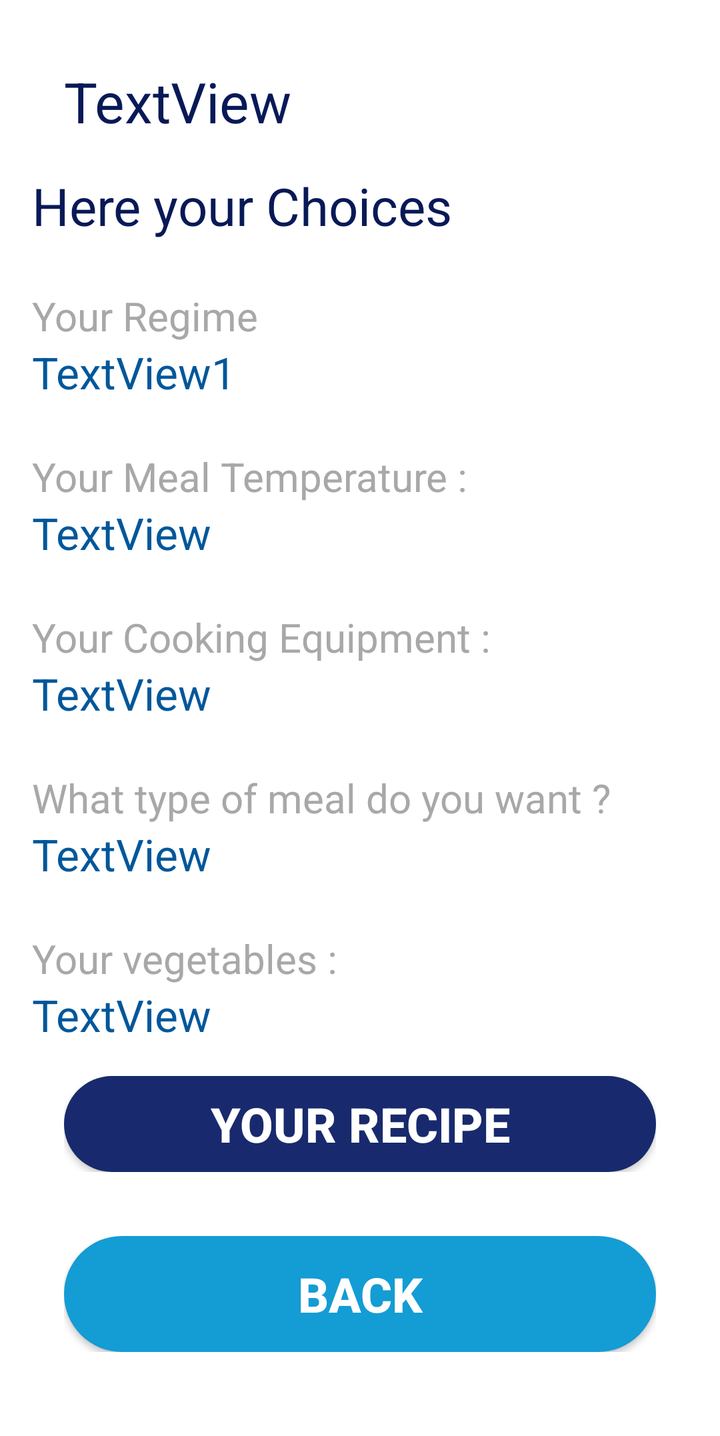
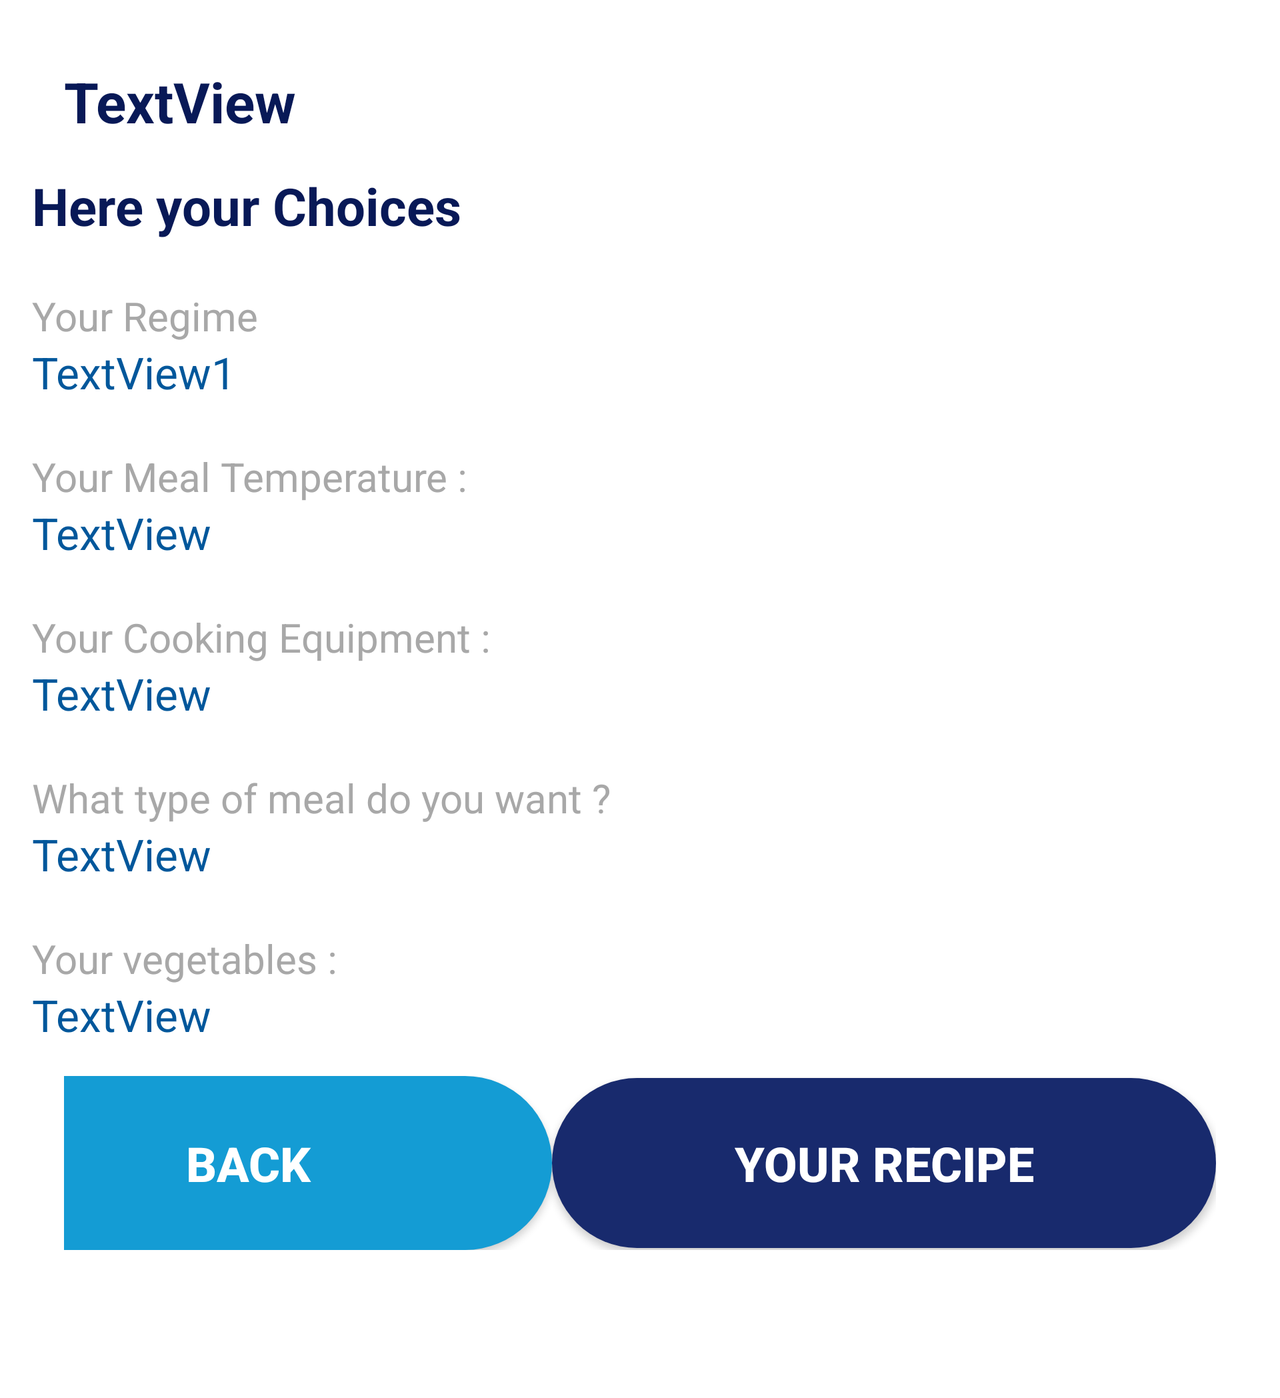

First picture: res/layout/ on a phone held upright. Second picture: the repository's own variant of that layout, on a device whose configuration matches the variant's folder. Source for both follows.
<!-- AndroidManifest.xml: application theme Theme.ProjetAndroid_Recettes -->
<!-- res/layout/activity_all_choice.xml -->
<?xml version="1.0" encoding="utf-8"?>
<ScrollView
    xmlns:android="http://schemas.android.com/apk/res/android"
    xmlns:app="http://schemas.android.com/apk/res-auto"
    xmlns:tools="http://schemas.android.com/tools"
    android:layout_width="match_parent"
    android:layout_height="match_parent"
    style="@style/scrollMain">


    <LinearLayout
        android:layout_width="match_parent"
        android:layout_height="wrap_content"
        android:orientation="vertical"
        android:padding="16dp">
    <LinearLayout
        android:layout_width="match_parent"
        android:layout_height="wrap_content"
        android:orientation="horizontal"
        android:gravity="right"
        android:padding="16dp">
        <TextView
            android:id="@+id/idProfil"
            android:layout_width="match_parent"
            android:drawableStart="@drawable/ic_person"
            android:layout_height="wrap_content"
            android:textSize="28sp"
            android:textColor="@color/bg_txtTitle"
            android:text="TextView" />
        </LinearLayout>

        <TextView
            android:id="@+id/AllChoice"
            android:layout_width="wrap_content"
            android:layout_height="wrap_content"
            android:text="@string/AllChoice"
            android:textSize="26sp"
            android:textColor="@color/bg_txtTitle"
            app:layout_constraintEnd_toEndOf="parent"
            app:layout_constraintStart_toStartOf="parent"
            app:layout_constraintTop_toTopOf="parent" />
        <TextView
            android:id="@+id/lblRegimeChoice"
            android:text="@string/lblRegimeChoice"
            style="@style/labelCard"
            app:layout_constraintEnd_toEndOf="parent"
            app:layout_constraintHorizontal_bias="0.498"
            app:layout_constraintStart_toStartOf="parent"
            />

        <TextView
            android:id="@+id/regimeChoiceDisplay"
            android:layout_width="match_parent"
            android:layout_height="wrap_content"
            android:text="TextView1"
            android:textColor="@color/colorDisplayChoice"
            android:textSize="22sp" />

        <TextView
            android:id="@+id/lblTempChoice"
            android:text="@string/lblTempChoice"
            style="@style/labelCard"
            app:layout_constraintEnd_toEndOf="parent"
            app:layout_constraintHorizontal_bias="0.498"
            app:layout_constraintStart_toStartOf="parent"
            />

        <TextView
            android:id="@+id/tempChoiceDisplay"
            android:layout_width="376dp"
            android:layout_height="wrap_content"
            android:text="TextView"
            android:textColor="@color/colorDisplayChoice"
            android:textSize="22sp" />

        <TextView
            android:id="@+id/lblEquipChoice"
            android:layout_width="match_parent"
            android:layout_height="wrap_content"
            android:text="@string/lblEquipChoice"
            style="@style/labelCard"
            app:layout_constraintEnd_toEndOf="parent"
            app:layout_constraintHorizontal_bias="0.498"
            app:layout_constraintStart_toStartOf="parent"
            />

        <TextView
            android:id="@+id/equipChoiceDisplay"
            android:layout_width="match_parent"
            android:layout_height="wrap_content"
            android:text="TextView"
            android:textColor="@color/colorDisplayChoice"
            android:textSize="22sp"/>

        <TextView
            android:id="@+id/lblPlatsChoice"
            android:layout_width="match_parent"
            android:layout_height="wrap_content"
            android:text="@string/lblPlatsChoice"
            style="@style/labelCard"/>

        <TextView
            android:id="@+id/platsChoiceDisplay"
            android:layout_width="match_parent"
            android:layout_height="wrap_content"
            android:text="TextView"
            android:textColor="@color/colorDisplayChoice"
            android:textSize="22sp"/>

        <TextView
            android:id="@+id/lblLegumeChoice"
            android:layout_width="match_parent"
            android:layout_height="wrap_content"
            android:text="@string/lblLegumeChoice"
            style="@style/labelCard"/>

        <TextView
            android:id="@+id/legumeChoiceDisplay"
            android:layout_width="match_parent"
            android:layout_height="wrap_content"
            android:text="TextView"
            android:textColor="@color/colorDisplayChoice"
            android:textSize="22sp"/>

        <LinearLayout
            android:layout_width="match_parent"
            android:layout_height="wrap_content"
            android:gravity="right"
            android:orientation="horizontal"
            android:padding="16dp">

            <androidx.appcompat.widget.AppCompatButton
                android:id="@+id/btnNextR"
                style="@style/btnBF"
                android:layout_width="match_parent"
                android:layout_height="wrap_content"
                android:onClick="recipePage"
                android:text="@string/btnNextR" />
        </LinearLayout>

        <LinearLayout
            android:layout_width="match_parent"
            android:layout_height="wrap_content"
            android:gravity="right"
            android:orientation="horizontal"
            android:padding="16dp">

            <androidx.appcompat.widget.AppCompatButton
                android:id="@+id/btnBack7"
                style="@style/btnBC"
                android:layout_width="match_parent"
                android:layout_height="58dp"
                android:onClick="ronClick"
                android:text="@string/btnBack" />
        </LinearLayout>

    </LinearLayout>
</ScrollView>
<!-- resources referenced by this layout -->
<resources>
  <color name="bg_txtTitle">#081957</color>
  <color name="colorDisplayChoice">#FF01579B</color>
  <string name="AllChoice">Here your Choices</string>
  <string name="btnBack">Back</string>
  <string name="btnNextR">Your Recipe</string>
  <string name="lblEquipChoice">Your Cooking Equipment :</string>
  <string name="lblLegumeChoice">Your vegetables :</string>
  <string name="lblPlatsChoice">What type of meal do you want ?</string>
  <string name="lblRegimeChoice">Your Regime </string>
  <string name="lblTempChoice">Your Meal Temperature :</string>
  <style name="btnBC" parent="TextAppearance.AppCompat.Button">
          <item name="android:background">@drawable/btn_bg_blue_c</item>
          <item name="android:textColor">@color/white</item>
          <item name="android:textSize">24sp</item>
          <item name="android:textStyle">bold</item>
      </style>
  <style name="btnBF" parent="TextAppearance.AppCompat.Button">
          <item name="android:background">@drawable/btn_bg_blue_f</item>
          <item name="android:textColor">@color/white</item>
          <item name="android:textSize">24sp</item>
          <item name="android:textStyle">bold</item>
      </style>
  <style name="labelCard">
          <item name="android:layout_width">360dp</item>
          <item name="android:layout_height">wrap_content</item>
          <item name="android:layout_marginTop">24dp</item>
          <item name="android:textColor">@color/text_thirdary</item>
          <item name="android:textSize">20sp</item>
      </style>
  <style name="scrollMain">
          <item name="android:background">@color/bg_thirdary</item>
          <item name="android:layout_width">match_parent</item>
          <item name="android:layout_height">match_parent</item>
          <item name="android:paddingBottom">10dp</item>
      </style>
  <style name="Theme.ProjetAndroid_Recettes" parent="Base.Theme.ProjetAndroid_Recettes" />
  <!-- drawable btn_bg_blue_c (drawable) -->
  <?xml version="1.0" encoding="utf-8"?>
  <selector xmlns:android="http://schemas.android.com/apk/res/android">
      <item android:drawable="@drawable/bg_blue_c_hover" android:state_pressed="true" />
      <item android:drawable="@drawable/bg_blue_c" android:state_pressed="false" />
  </selector>
  <color name="white">#FFFFFF</color>
  <!-- drawable btn_bg_blue_f (drawable) -->
  <?xml version="1.0" encoding="utf-8"?>
  <selector xmlns:android="http://schemas.android.com/apk/res/android">
      <item android:drawable="@drawable/bg_blue_f_hover" android:state_pressed="true" />
      <item android:drawable="@drawable/bg_blue_f" android:state_pressed="false" />
  </selector>
  <color name="text_thirdary">#a8a8a8</color>
  <color name="bg_thirdary">#FFFFFFFF</color>
  <style name="Base.Theme.ProjetAndroid_Recettes" parent="Theme.Material3.DayNight.NoActionBar">
          
          
      </style>
  <!-- drawable bg_blue_f_hover (drawable) -->
  <?xml version="1.0" encoding="utf-8"?>
  <selector xmlns:android="http://schemas.android.com/apk/res/android">
      <item>
          <shape android:shape="rectangle">
              <corners android:radius="50dp" />
              <solid android:color="@color/bg_primary_hover" />
          </shape>
      </item>
  </selector>
  <!-- drawable bg_blue_f (drawable) -->
  <?xml version="1.0" encoding="utf-8"?>
  <selector xmlns:android="http://schemas.android.com/apk/res/android">
      <item>
          <shape android:shape="rectangle">
              <corners android:radius="50dp" />
              <solid android:color="@color/bg_primary" />
          </shape>
      </item>
  </selector>
  <color name="bg_secondary_hover">#078FC6</color>
  <color name="bg_secondary">#149cd4</color>
  <color name="bg_primary_hover">#081957</color>
  <color name="bg_primary">#182a6d</color>
</resources>
<!-- res/layout-land/activity_all_choice.xml (the repository's variant of the layout above) -->
<!-- drawn on the phone turned sideways -->
<?xml version="1.0" encoding="utf-8"?>
<ScrollView
    xmlns:android="http://schemas.android.com/apk/res/android"
    xmlns:app="http://schemas.android.com/apk/res-auto"
    xmlns:tools="http://schemas.android.com/tools"
    android:layout_width="match_parent"
    android:layout_height="match_parent"
    style="@style/scrollMain">


    <LinearLayout
        android:layout_width="match_parent"
        android:layout_height="wrap_content"
        android:orientation="vertical"
        android:padding="16dp">
    <LinearLayout
        android:layout_width="match_parent"
        android:layout_height="wrap_content"
        android:orientation="horizontal"
        android:gravity="right"
        android:padding="16dp">
        <TextView
            android:id="@+id/idProfil"
            android:layout_width="match_parent"
            android:drawableStart="@drawable/ic_person"
            android:layout_height="wrap_content"
            android:textSize="28sp"
            android:textStyle="bold"
            android:textColor="@color/bg_txtTitle"
            android:text="TextView" />
        </LinearLayout>

        <TextView
            android:id="@+id/AllChoice"
            android:layout_width="wrap_content"
            android:layout_height="wrap_content"
            android:text="@string/AllChoice"
            android:textSize="26sp"
            android:textStyle="bold"
            android:textColor="@color/bg_txtTitle"
            app:layout_constraintEnd_toEndOf="parent"
            app:layout_constraintStart_toStartOf="parent"
            app:layout_constraintTop_toTopOf="parent" />

        <TextView
            android:id="@+id/lblRegimeChoice"
            style="@style/labelCard"
            android:layout_width="265dp"
            android:layout_height="wrap_content"
            android:text="@string/lblRegimeChoice"
            app:layout_constraintEnd_toEndOf="parent"
            app:layout_constraintHorizontal_bias="0.498"
            app:layout_constraintStart_toStartOf="parent" />

        <TextView
            android:id="@+id/regimeChoiceDisplay"
            android:layout_width="265dp"
            android:layout_height="wrap_content"
            android:text="TextView1"
            android:textColor="@color/colorDisplayChoice"
            android:textSize="22sp" />

        <TextView
            android:id="@+id/lblTempChoice"
            style="@style/labelCard"
            android:text="@string/lblTempChoice"
            app:layout_constraintEnd_toEndOf="parent"
            app:layout_constraintHorizontal_bias="0.498"
            app:layout_constraintStart_toStartOf="parent" />

        <TextView
            android:id="@+id/tempChoiceDisplay"
            android:layout_width="376dp"
            android:layout_height="wrap_content"
            android:text="TextView"
            android:textColor="@color/colorDisplayChoice"
            android:textSize="22sp" />

        <TextView
            android:id="@+id/lblEquipChoice"
            android:layout_width="match_parent"
            android:layout_height="wrap_content"
            android:text="@string/lblEquipChoice"
            style="@style/labelCard"
            app:layout_constraintEnd_toEndOf="parent"
            app:layout_constraintHorizontal_bias="0.498"
            app:layout_constraintStart_toStartOf="parent"
            />

        <TextView
            android:id="@+id/equipChoiceDisplay"
            android:layout_width="match_parent"
            android:layout_height="wrap_content"
            android:text="TextView"
            android:textColor="@color/colorDisplayChoice"
            android:textSize="22sp"/>

        <TextView
            android:id="@+id/lblPlatsChoice"
            android:layout_width="match_parent"
            android:layout_height="wrap_content"
            android:text="@string/lblPlatsChoice"
            style="@style/labelCard"/>

        <TextView
            android:id="@+id/platsChoiceDisplay"
            android:layout_width="match_parent"
            android:layout_height="wrap_content"
            android:text="TextView"
            android:textColor="@color/colorDisplayChoice"
            android:textSize="22sp"/>

        <TextView
            android:id="@+id/lblLegumeChoice"
            android:layout_width="match_parent"
            android:layout_height="wrap_content"
            android:text="@string/lblLegumeChoice"
            style="@style/labelCard"/>

        <TextView
            android:id="@+id/legumeChoiceDisplay"
            android:layout_width="match_parent"
            android:layout_height="wrap_content"
            android:text="TextView"
            android:textColor="@color/colorDisplayChoice"
            android:textSize="22sp"/>

        <LinearLayout
            android:layout_width="match_parent"
            android:layout_height="wrap_content"
            android:gravity="right"
            android:orientation="horizontal"
            android:padding="16dp">

            <androidx.appcompat.widget.AppCompatButton
                android:id="@+id/btnBack7"
                style="@style/btnBC"
                android:layout_width="304dp"
                android:layout_height="87dp"
                android:onClick="ronClick"
                android:text="@string/btnBack" />

            <androidx.appcompat.widget.AppCompatButton
                android:id="@+id/btnNextR"
                style="@style/btnBF"
                android:layout_width="332dp"
                android:layout_height="85dp"
                android:onClick="recipePage"
                android:text="@string/btnNextR" />
        </LinearLayout>

        <LinearLayout
            android:layout_width="match_parent"
            android:layout_height="wrap_content"
            android:gravity="right"
            android:orientation="horizontal"
            android:padding="16dp">

        </LinearLayout>

    </LinearLayout>
</ScrollView>
